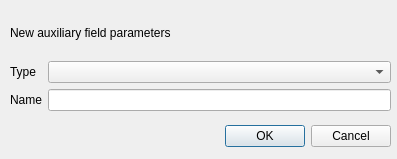
<?xml version="1.0" encoding="UTF-8"?>
<ui version="4.0">
 <class>QgsNewAuxiliaryFieldDialogBase</class>
 <widget class="QDialog" name="QgsNewAuxiliaryFieldDialogBase">
  <property name="geometry">
   <rect>
    <x>0</x>
    <y>0</y>
    <width>397</width>
    <height>159</height>
   </rect>
  </property>
  <property name="windowTitle">
   <string>Auxiliary storage : new auxiliary field</string>
  </property>
  <widget class="QDialogButtonBox" name="buttonBox">
   <property name="geometry">
    <rect>
     <x>50</x>
     <y>120</y>
     <width>341</width>
     <height>32</height>
    </rect>
   </property>
   <property name="orientation">
    <enum>Qt::Horizontal</enum>
   </property>
   <property name="standardButtons">
    <set>QDialogButtonBox::Cancel|QDialogButtonBox::Ok</set>
   </property>
  </widget>
  <widget class="QWidget" name="verticalLayoutWidget">
   <property name="geometry">
    <rect>
     <x>10</x>
     <y>10</y>
     <width>381</width>
     <height>101</height>
    </rect>
   </property>
   <layout class="QVBoxLayout" name="verticalLayout">
    <item>
     <widget class="QLabel" name="label_3">
      <property name="text">
       <string>New auxiliary field parameters</string>
      </property>
     </widget>
    </item>
    <item>
     <layout class="QFormLayout" name="formLayout">
      <item row="2" column="0">
       <widget class="QLabel" name="label">
        <property name="text">
         <string>Type</string>
        </property>
       </widget>
      </item>
      <item row="2" column="1">
       <widget class="QComboBox" name="mType"/>
      </item>
      <item row="4" column="0">
       <widget class="QLabel" name="label_2">
        <property name="text">
         <string>Name</string>
        </property>
       </widget>
      </item>
      <item row="4" column="1">
       <widget class="QLineEdit" name="mName"/>
      </item>
     </layout>
    </item>
   </layout>
  </widget>
 </widget>
 <resources/>
 <connections>
  <connection>
   <sender>buttonBox</sender>
   <signal>accepted()</signal>
   <receiver>QgsNewAuxiliaryFieldDialogBase</receiver>
   <slot>accept()</slot>
   <hints>
    <hint type="sourcelabel">
     <x>248</x>
     <y>254</y>
    </hint>
    <hint type="destinationlabel">
     <x>157</x>
     <y>274</y>
    </hint>
   </hints>
  </connection>
  <connection>
   <sender>buttonBox</sender>
   <signal>rejected()</signal>
   <receiver>QgsNewAuxiliaryFieldDialogBase</receiver>
   <slot>reject()</slot>
   <hints>
    <hint type="sourcelabel">
     <x>316</x>
     <y>260</y>
    </hint>
    <hint type="destinationlabel">
     <x>286</x>
     <y>274</y>
    </hint>
   </hints>
  </connection>
 </connections>
</ui>
